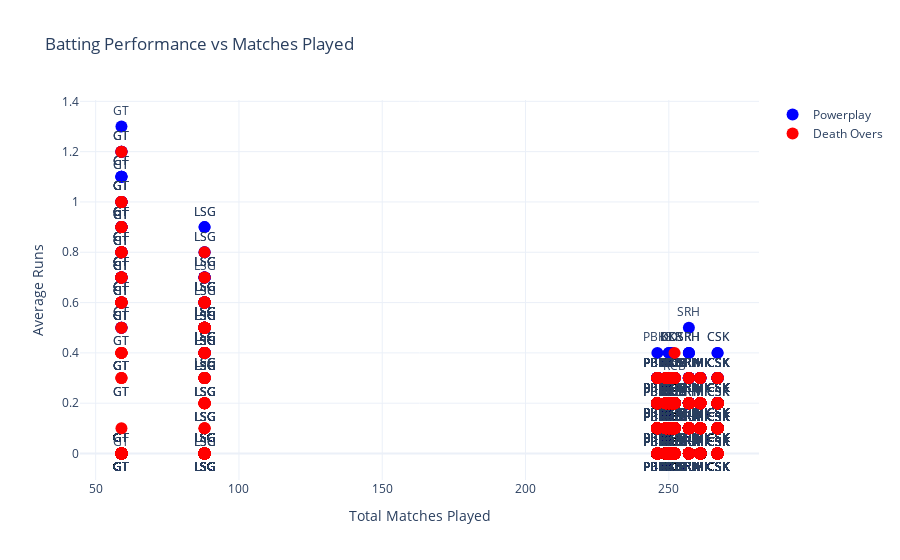

Write notebook code for a chart like this one.
### Markdown cell above
# Power-Play Analysis

### Code cell
import pandas as pd
import plotly.graph_objects as go
def plot_phase_averages(deliveries_df, matches_df):
    # Filter valid matches (exclude No Result and D/L)
    valid_matches = matches_df[
        (matches_df['result'] != 'nr') & 
        (matches_df['result'] != 'D/L')
    ]['id']
    
    # Filter deliveries data with proper phase handling
    filtered = deliveries_df[
        (deliveries_df['match_id'].isin(valid_matches)) &
        (deliveries_df['inning'].isin([1, 2])) &  # Only first two innings
        (deliveries_df['over'].between(1, 20))    # Ensure valid overs
    ].copy()
    
    # Create phase indicators with explicit bins
    filtered['phase'] = pd.cut(
        filtered['over'],
        bins=[1, 7, 16, 21],  # 1-6, 7-15, 16-20
        labels=['powerplay', 'middle', 'death'],
        right=False,
        include_lowest=True
    )
    
    # Calculate phase totals with fill_value=0
    phase_totals = filtered.groupby(
        ['batting_team', 'match_id', 'phase']
    )['total_runs'].sum().unstack(fill_value=0).reset_index()
    
    # Get total matches played per team
    matches_played = filtered.groupby('batting_team')['match_id'].nunique().reset_index()
    
    # Merge with phase totals
    phase_avg = phase_totals.merge(
        matches_played, 
        on='batting_team', 
        how='left'
    ).fillna(0)
    
    # Calculate averages safely
    phase_avg['powerplay_avg'] = phase_avg['powerplay'] / phase_avg['match_id_y']
    phase_avg['death_avg'] = phase_avg['death'] / phase_avg['match_id_y']
    
    # Visualization (same as before)
    fig = go.Figure()
    fig = go.Figure()
    print(phase_avg)
    # Powerplay Plot
    fig.add_trace(go.Scatter(
        x=phase_avg['match_id_y'],
        y=phase_avg['powerplay_avg'].round(1),
        mode='markers+text',
        text=phase_avg['batting_team'],
        marker=dict(size=12, color='blue'),
        name='Powerplay',
        textposition='top center'
    ))
    
    # Death Overs Plot
    fig.add_trace(go.Scatter(
        x=phase_avg['match_id_y'],
        y=phase_avg['death_avg'].round(1),
        mode='markers+text',
        text=phase_avg['batting_team'],
        marker=dict(size=12, color='red'),
        name='Death Overs',
        textposition='bottom center'
    ))
    
    fig.update_layout(
        title='Batting Performance vs Matches Played',
        xaxis_title='Total Matches Played',
        yaxis_title='Average Runs',
        hovermode='closest',
        template='plotly_white'
    )
    
    fig.show()
    
    return phase_avg

# Usage
phase_data = plot_phase_averages(deliveries_df, matches_df)

### Figure 1 — Plotly figure (JSON) as saved in the notebook; plotly's stock layout.template omitted (floating-point values rounded to 4 significant figures; data arrays with more than 128 entries replaced by an {"elided": "..."} marker saying what was removed)
{"data": [{"marker": {"color": "blue", "size": 12}, "mode": "markers+text", "name": "Powerplay", "text": {"elided": "10900 str values"}, "textposition": "top center", "type": "scatter", "x": {"elided": "10900 int values"}, "y": {"elided": "10900 float values"}}, {"marker": {"color": "red", "size": 12}, "mode": "markers+text", "name": "Death Overs", "text": {"elided": "10900 str values"}, "textposition": "bottom center", "type": "scatter", "x": {"elided": "10900 int values"}, "y": {"elided": "10900 float values"}}], "layout": {"hovermode": "closest", "title": {"text": "Batting Performance vs Matches Played"}, "xaxis": {"title": {"text": "Total Matches Played"}}, "yaxis": {"title": {"text": "Average Runs"}}}}
